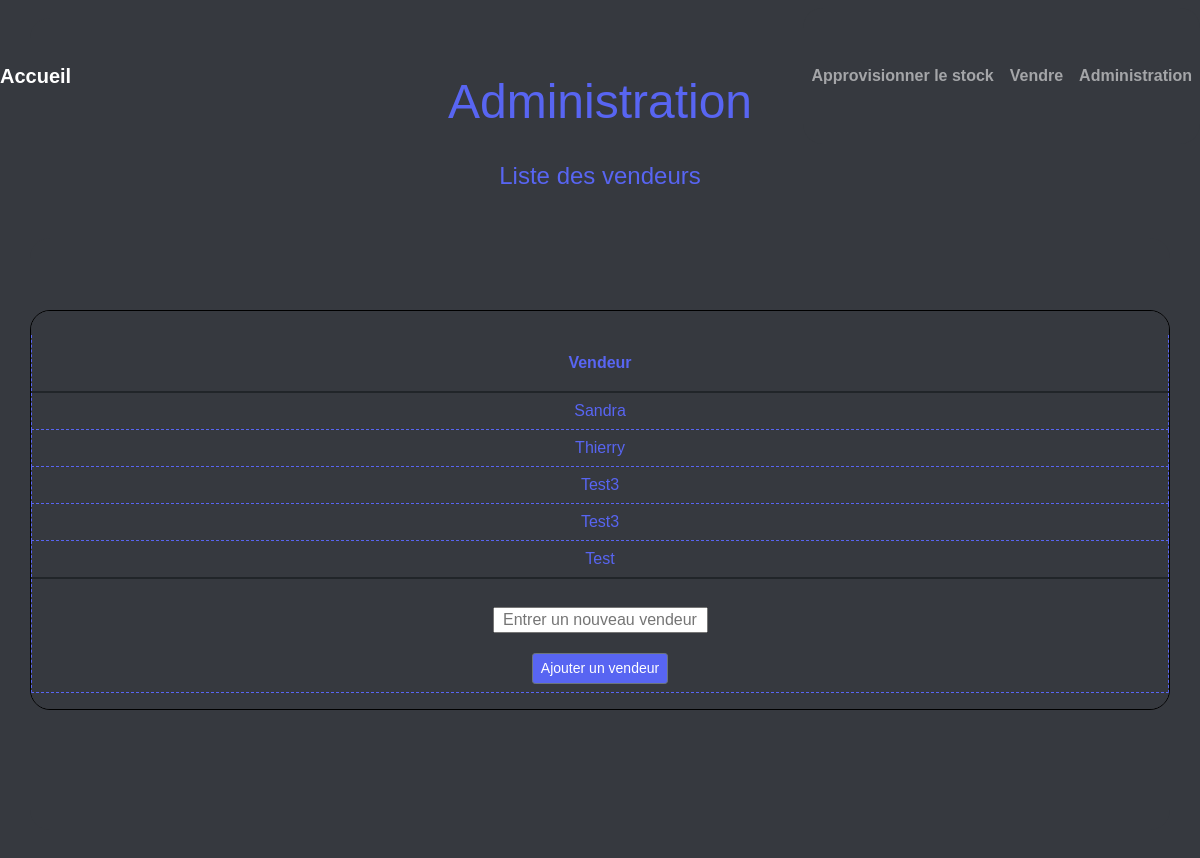
/administration/liste_vendeurs, run on the app's committed database.
### tables this page shows
CREATE TABLE VENDEURS 
                (IDX integer, 
                NOM_VENDEUR text);

### app.py (the view)
@app.route('/administration/liste_vendeurs', methods=["GET","POST"])
def param_vendeurs():
    con = sqlite3.connect('Cave_A_Bieres.db')
    cur = con.cursor()
    get_liste_vendeurs = cur.execute('''SELECT NOM_VENDEUR FROM VENDEURS''').fetchall()
    con.commit()
    con.close()
    liste_vendeurs = [vendeur for t in get_liste_vendeurs for vendeur in t]
    if request.method == "POST":
        new_vendeur = request.form['vendeur']
        ajout_vendeur(new_vendeur)
    return render_template('param_vendeurs.html', liste_vendeurs = liste_vendeurs)

### templates/param_vendeurs.html (shortened to what this page needs)
<!DOCTYPE html>
<html lang="en">
    {% extends 'base.html' %}
    {% block content %}
        <h1>{% block title %} Administration {% endblock %}</h1>
        <h2>{% block title2 %} Liste des vendeurs {% endblock %}</h2>
<div id = "vendeurs">
    <form method="POST">
        <div id = "vendeursTable" class = "table-wrapper" style="width:auto; text-align:center">
            <table  class = "table table-fixed-header">
                <thead>
                    <tr>
                        <th>Vendeur</th>
                    </tr>
                </thead>
                {% for vendeur in liste_vendeurs %}
                    <tr>
                        <td><span id = "id_{{vendeur}}">{{ vendeur|safe }}</span></td>
                    </tr>
                {% endfor %}
                <tfoot>
                    <tr>
                        <td>
                            <input type="text" name="vendeur" id = "new_vendeur"
                                placeholder="Entrer un nouveau vendeur"
                                value="{{ request.form['vendeur'] }}"></input>
                            <button type="submit" class="btn btn-secondary btn-sm" onclick="Add_new_vendeur()">Ajouter un vendeur</button>
                        </td>
                    </tr>
                </tfoot>
            </table>
        </div>
    </form>
</div>
    {% endblock %}

### static/main.css (style rules this page uses)
html { font-size: 1rem; box-sizing: border-box; position: fixed; height: auto; width:100%; }
.btn { background:#5865F2; }
.table-wrapper { width: auto; height: 400px; overflow: auto; text-align: center; border: 1px solid black; }
table { width : 100%; text-align : center; border-collapse : collapse; }
table tr th, table tr td { border: 1px dashed #5865F2; }
table thead th { color:#5865F2; position : sticky; top : 0; text-align : center; background-color: #36393F; line-height: 40px; width:auto; }
td { color:#5865F2; width: auto; height: auto; top:0; line-height: 20px; empty-cells:show; }
*, *:before { box-sizing: inherit; white-space: pre-line; }
table tbody:nth-of-type(1) tr:nth-of-type(1) td { border-top: none !important; }
table thead th { border-top: none !important; }
table thead th { background-clip: padding-box; }
input { text-align:center; vertical-align: center; }
body { margin: 0; height: auto; max-height:70%; font-family: 'Arial'; color: #5865F2; background: #36393F; display: flex; justify-content: center; align-items: center; }
h1 { font-family: 'Arial Black', sans-serif; font-size: 3rem; line-height: 0.5; text-align: center; }
h2 { font-family: 'Arial Black', sans-serif; font-size: 1.5rem; line-height: 0.5; text-align: center; }
div { background: #36393F; color: #5865F2; border-radius: 20px; padding-top:0; padding-bottom:0; padding-left:0; padding-right:0; margin: 0 0rem; height: auto; width: auto; }

### data on the page
VENDEURS: NOM_VENDEUR "Sandra"
VENDEURS: NOM_VENDEUR "Thierry"
VENDEURS: NOM_VENDEUR "Test3"
VENDEURS: NOM_VENDEUR "Test3"
VENDEURS: NOM_VENDEUR "Test"
